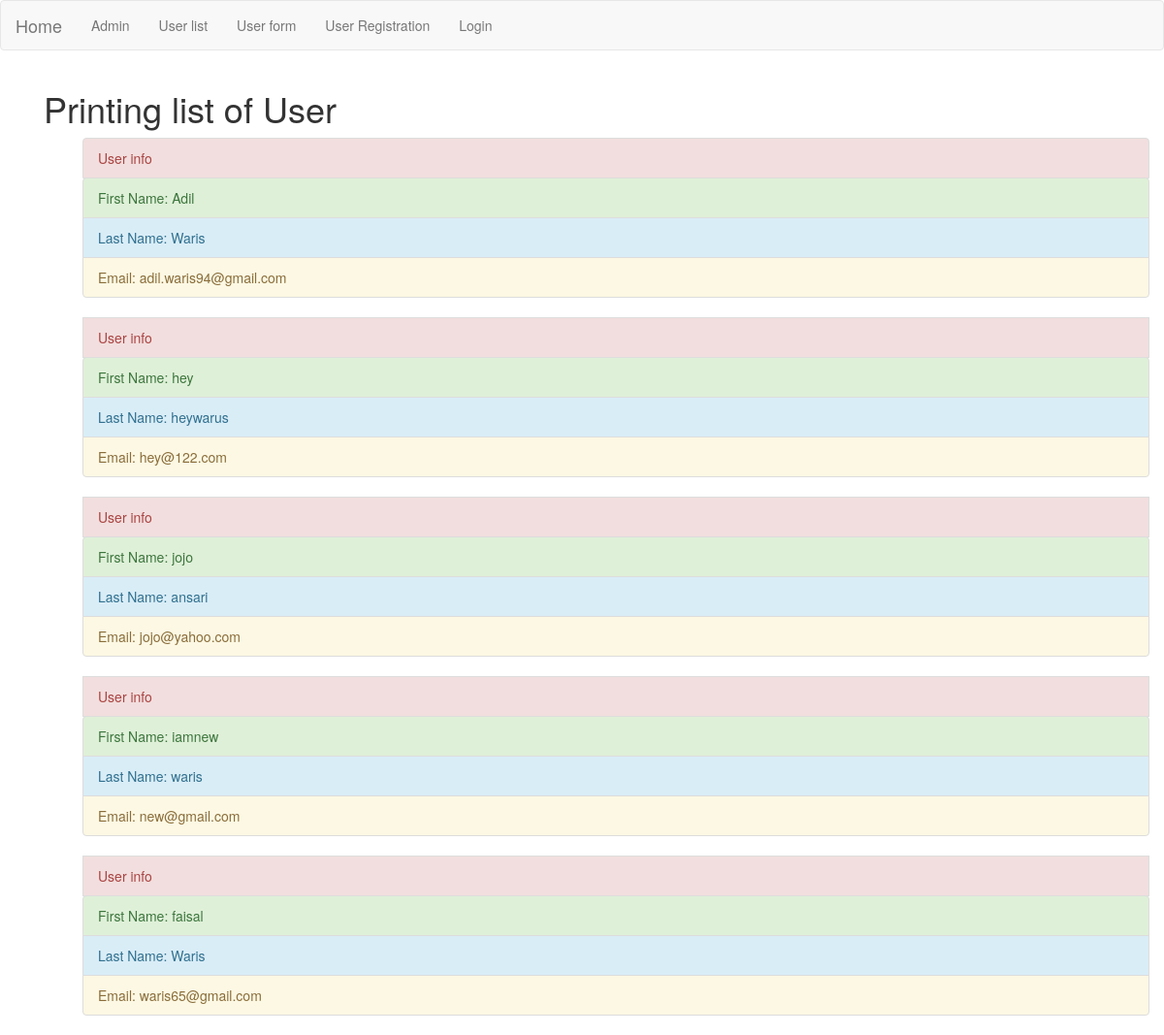
The app's page /myapp/user/ with its own data.
### myapp/models.py (models this page shows, shortened)
class User_pro(models.Model):
    first_name=models.CharField(max_length=264)
    last_name=models.CharField(max_length=264)
    email=models.EmailField(unique=True)

### myapp/views.py (the view)
def user(request):
    us=User_pro.objects.order_by('email')
    my_dict={'Users':us}
    return render(request,'myapp/user.html',context=my_dict)

### templates/myapp/user.html (shortened to what this page needs)
<!DOCTYPE html>
{% extends 'myapp/base.html' %}
{% block body_block %}
<html lang="en" dir="ltr">
  <head>
  <link rel="stylesheet" href="https://maxcdn.bootstrapcdn.com/bootstrap/3.4.1/css/bootstrap.min.css">
</head>
  </head>
  <body>
    <div class="container">
    <h1>Printing list of User</h1>
    {% if Users %}
    <ol>
     {% for user in Users  %}
      <li class="list-group-item list-group-item-danger">User info</li>
    <ul class="list-group">
    <li class="list-group-item list-group-item-success">First Name: {{user.first_name}}</li>
    <li class="list-group-item list-group-item-info">Last Name: {{user.last_name}}</li>
    <li class="list-group-item list-group-item-warning">Email: {{user.email}}</li>
    </ul>
    {% endfor %}
    </ol
    {% endif %}
  </div>
{% endblock %}

### templates/myapp/base.html (shortened to what this page needs)
<!DOCTYPE html>
<html lang="en" dir="ltr">
  <head>
<link rel="stylesheet" href="https://maxcdn.bootstrapcdn.com/bootstrap/3.4.1/css/bootstrap.min.css">
  </head>
  <body>
    <nav class="navbar navbar-default">
      <div class="container-fluid">
        <div class="navbar-header">
          <a class="navbar-brand" href={% url 'myapp:index' %}>Home</a>
        </div>
        <ul class="nav navbar-nav">
          <li><a href="{% url 'admin:index' %}">Admin</a></li>
          <li><a href="{% url 'myapp:user' %}">User list</a></li>
          <li><a href="{% url 'myapp:signup' %}">User form</a></li>
          <li><a href="{% url 'myapp:Register' %}">User Registration</a></li>
          {% if user.is_authenticated %}
          <li><a href="{% url 'myapp:user_logout' %}">Logout</a></li>
          {% else %}
          <li><a href="{% url 'myapp:user_login' %}">Login</a></li>
          {% endif %}
        </ul>
      </div>
    </nav>
<div class="container">
  {% block body_block %}{% endblock %}
</div>
  </body>
</html>

### records on screen
User_pro: first_name "Adil", last_name "Waris", email "adil.waris94@gmail.com"
User_pro: first_name "hey", last_name "heywarus", email "hey@122.com"
User_pro: first_name "jojo", last_name "ansari", email "jojo@yahoo.com"
User_pro: first_name "iamnew", last_name "waris", email "new@gmail.com"
User_pro: first_name "faisal", last_name "Waris", email "waris65@gmail.com"
